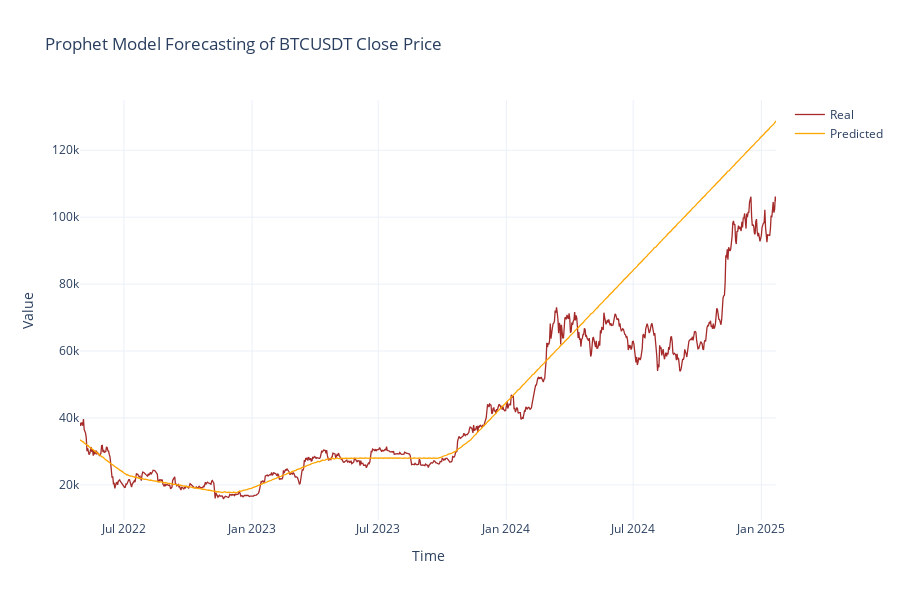

Notebook code for this chart:
### Code cell
# plot using plotly the close price and the forecasted price
fig = go.Figure()

fig.add_trace(go.Scatter(
    x=data.index, 
    y=data['close'], 
    mode='lines', 
    line=dict(color='brown', width=1.3),
    name='Real'
))

fig.add_trace(go.Scatter(
    x=forcast['ds'], 
    y=forcast['yhat'], 
    mode='lines', 
    line=dict(color='orange', width=1.3),
    name='Predicted'
))

fig.update_layout(
    title='Prophet Model Forecasting of BTCUSDT Close Price',
    xaxis_title='Time',
    yaxis_title='Value',
    template='plotly_white',
    height=600,
    width=900
)

fig.show()

### Figure 1 — Plotly figure (JSON) as saved in the notebook; plotly's stock layout.template omitted (floating-point values rounded to 4 significant figures; data arrays with more than 128 entries replaced by an {"elided": "..."} marker saying what was removed)
{"data": [{"line": {"color": "brown", "width": 1.3}, "mode": "lines", "name": "Real", "type": "scatter", "x": {"elided": "1000 str values"}, "y": {"elided": "1000 float values"}}, {"line": {"color": "orange", "width": 1.3}, "mode": "lines", "name": "Predicted", "type": "scatter", "x": {"elided": "1000 str values"}, "y": {"elided": "1000 float values"}}], "layout": {"height": 600, "title": {"text": "Prophet Model Forecasting of BTCUSDT Close Price"}, "width": 900, "xaxis": {"title": {"text": "Time"}}, "yaxis": {"title": {"text": "Value"}}}}
